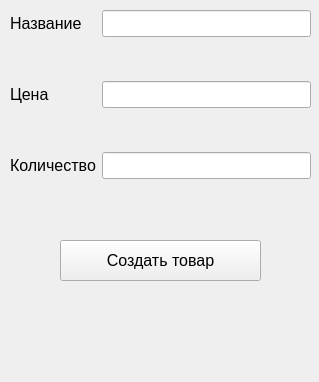
<?xml version="1.0" encoding="UTF-8"?>
<ui version="4.0">
 <class>CreateProductWindow</class>
 <widget class="QWidget" name="CreateProductWindow">
  <property name="geometry">
   <rect>
    <x>0</x>
    <y>0</y>
    <width>319</width>
    <height>382</height>
   </rect>
  </property>
  <property name="minimumSize">
   <size>
    <width>319</width>
    <height>382</height>
   </size>
  </property>
  <property name="maximumSize">
   <size>
    <width>319</width>
    <height>382</height>
   </size>
  </property>
  <property name="font">
   <font>
    <pointsize>12</pointsize>
   </font>
  </property>
  <property name="windowTitle">
   <string>Form</string>
  </property>
  <widget class="QWidget" name="formLayoutWidget">
   <property name="geometry">
    <rect>
     <x>10</x>
     <y>10</y>
     <width>301</width>
     <height>191</height>
    </rect>
   </property>
   <layout class="QFormLayout" name="formLayout">
    <property name="verticalSpacing">
     <number>44</number>
    </property>
    <item row="0" column="0">
     <widget class="QLabel" name="label">
      <property name="text">
       <string>Название</string>
      </property>
     </widget>
    </item>
    <item row="0" column="1">
     <widget class="QLineEdit" name="name_input"/>
    </item>
    <item row="1" column="0">
     <widget class="QLabel" name="label_2">
      <property name="text">
       <string>Цена</string>
      </property>
     </widget>
    </item>
    <item row="1" column="1">
     <widget class="QLineEdit" name="price_input"/>
    </item>
    <item row="2" column="0">
     <widget class="QLabel" name="label_3">
      <property name="text">
       <string>Количество</string>
      </property>
     </widget>
    </item>
    <item row="2" column="1">
     <widget class="QLineEdit" name="anum_input"/>
    </item>
   </layout>
  </widget>
  <widget class="QPushButton" name="create_product_button">
   <property name="geometry">
    <rect>
     <x>60</x>
     <y>240</y>
     <width>201</width>
     <height>41</height>
    </rect>
   </property>
   <property name="text">
    <string>Создать товар</string>
   </property>
  </widget>
  <widget class="QLabel" name="error_widget">
   <property name="geometry">
    <rect>
     <x>10</x>
     <y>320</y>
     <width>301</width>
     <height>51</height>
    </rect>
   </property>
   <property name="text">
    <string>&lt;html&gt;&lt;head/&gt;&lt;body&gt;&lt;p align=&quot;center&quot;&gt;&lt;br/&gt;&lt;/p&gt;&lt;/body&gt;&lt;/html&gt;</string>
   </property>
  </widget>
 </widget>
 <resources/>
 <connections/>
</ui>
